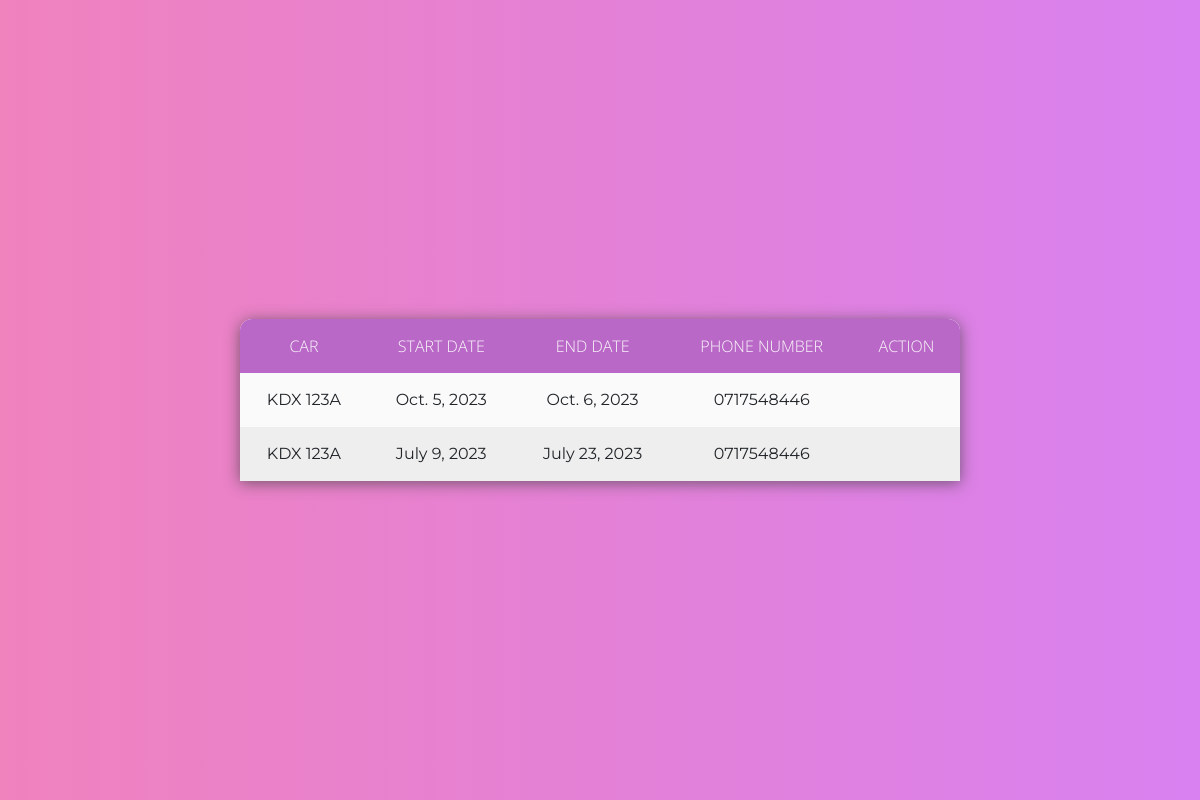
The app's page /customer_approved_hire_list/ (signed in), older data.
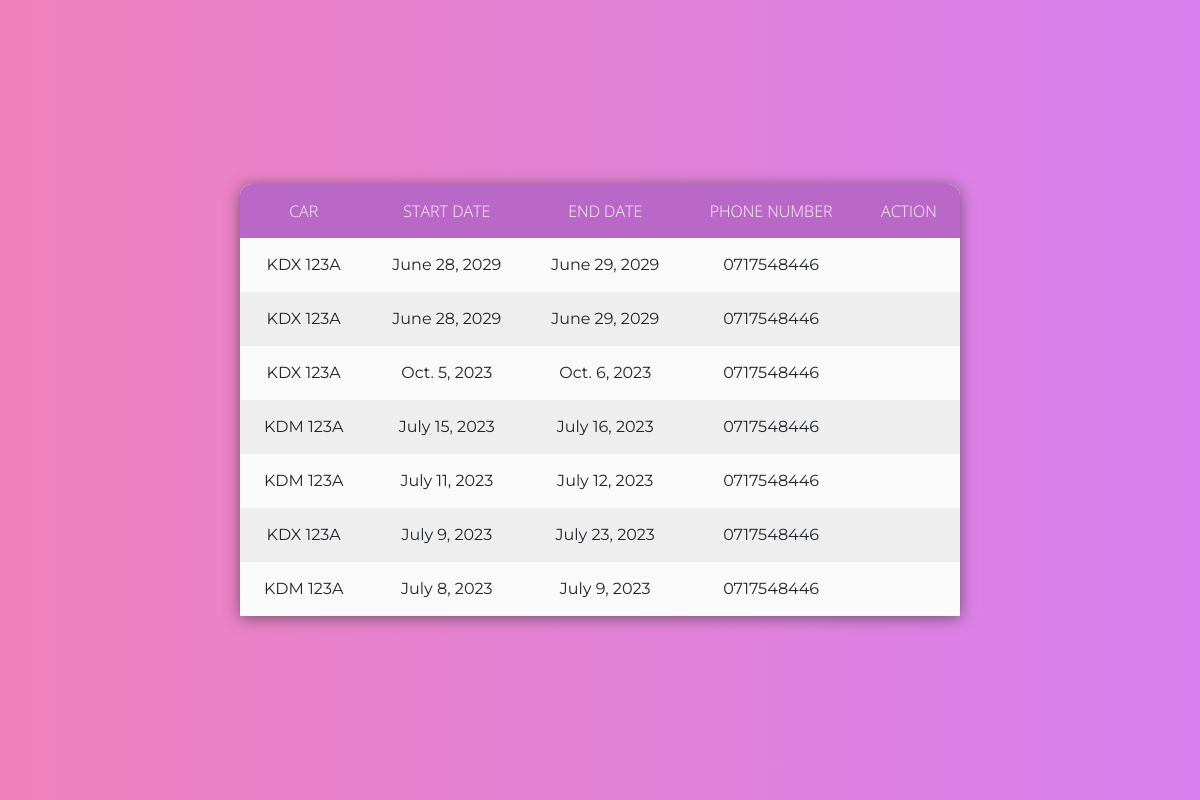
The same page, newer data.
### Hire/models.py (models this page shows)
class Hire(models.Model):
    customer = models.ForeignKey(User, on_delete=models.CASCADE)
    car = models.ForeignKey(Car, on_delete=models.CASCADE, null=True)
    from_destination = models.CharField(max_length=20, null="True", validators=[
        RegexValidator("^([a-zA-Z])[a-zA-Z'\d ]+$", message='Must be a valid name of a place')])
    to_destination = models.CharField(max_length=20, null=True, validators=[
        RegexValidator("^([a-zA-Z])[a-zA-Z'\d ]+$", message='Must be a valid name of a place')])
    start_date = models.DateField(
        validators=[MinValueValidator(datetime.date.today(), "Start date can not be less than today")])
    end_date = models.DateField(
        validators=[MinValueValidator(datetime.date.today(), "Start date can not be less than today")])
    phone_no = models.CharField(max_length=20, null="True",
                                validators=[RegexValidator('^(0)([127])(\d){8}$', message='Invalid phone numbers')])
    is_approved = models.BooleanField(default=False)
    is_rejected = models.BooleanField(default=False)

### Owner/models.py (models this page shows, shortened)
class Car(models.Model):
    owner = models.ForeignKey(User, null=True, on_delete=models.CASCADE)
    reg_no = models.CharField(max_length=20, unique=True, validators=[
        RegexValidator('^(K)([ABCDEFGHJKLMNPQRSTUVWXYZ]){2}( ){1}(\d){3}([ABCDEFGHJKLMNPQRSTUVWXYZ])$',
                       message="Invalid Number Plate")])
    image = models.ImageField(upload_to='car_images/')
    description = models.TextField(null=True, blank=True)
    phone_no = models.CharField(max_length=20, unique=True,
                                validators=[RegexValidator('^(0)([127])(\d){8}$', message='Invalid phone numbers')])
    updated = models.DateTimeField(auto_now = True , null=True)
    created = models.DateTimeField(auto_now_add=True, null= True)
    class Meta:
       ordering = ['-updated', '-created']  # Order by updated field in descending order and then by created field in descending order

### accounts/views.py (the view)
# urls.py: path('customer_approved_hire_list/', views.approved_hire_list, name='approved_hire_list'),
def approved_hire_list(request):
    customer = request.user
    approved_hires = Hire.objects.filter(customer=customer, is_approved=True).order_by('-start_date')
    current_date = date.today()
    hires_with_rating = []
    for hire in approved_hires:
        if hire.end_date <= current_date and not Review.objects.filter(customer=customer, owner=hire.car.owner).exists():
            hire.can_rate = True
        else:
            hire.can_rate = False
        hires_with_rating.append(hire)
    context = {
        'approved_hires': hires_with_rating,
        'current_date': current_date,
    }
    return render(request, 'accounts/approved_hire_list.html', context)

### accounts/templates/accounts/approved_hire_list.html (shortened to what this page needs)
<!DOCTYPE html>
{% load static %}
<html lang="en">
<head>
    <link href="https://cdn.jsdelivr.net/npm/bootstrap@5.3.0/dist/css/bootstrap.min.css" rel="stylesheet">
    <link rel="stylesheet" href="{% static 'styles/tables.css' %}">
</head>
<body>
    <div class="filter"></div>
    <table>
        <thead>
            <tr>
                <th>Car</th>
                <th>Start Date</th>
                <th>End Date</th>
                <th>Phone Number</th>
                <th>Action</th>
            </tr>
        </thead>
        <tbody>
            {% for hire in approved_hires %}
            <tr>
                <td>{{ hire.car.reg_no }}</td>
                <td>{{ hire.start_date }}</td>
                <td>{{ hire.end_date }}</td>
                <td>{{ hire.phone_no }}</td>
                <td>
                </td>
            </tr>
            {% empty %}
            <tr>
                <td colspan="5">No approved hire requests found.</td>
            </tr>
            {% endfor %}
        </tbody>
    </table>
</body>
</html>

Row changes from the older to the newer data that the page shows:
added Hire: car.reg_no "KDX 123A", start_date "June 28, 2029", end_date "June 29, 2029", phone_no "0717548446"
added Hire: car.reg_no "KDX 123A", start_date "June 28, 2029", end_date "June 29, 2029", phone_no "0717548446"
added Hire: car.reg_no "KDM 123A", start_date "July 15, 2023", end_date "July 16, 2023", phone_no "0717548446"
added Hire: car.reg_no "KDM 123A", start_date "July 11, 2023", end_date "July 12, 2023", phone_no "0717548446"
added Hire: car.reg_no "KDM 123A", start_date "July 8, 2023", end_date "July 9, 2023", phone_no "0717548446"
